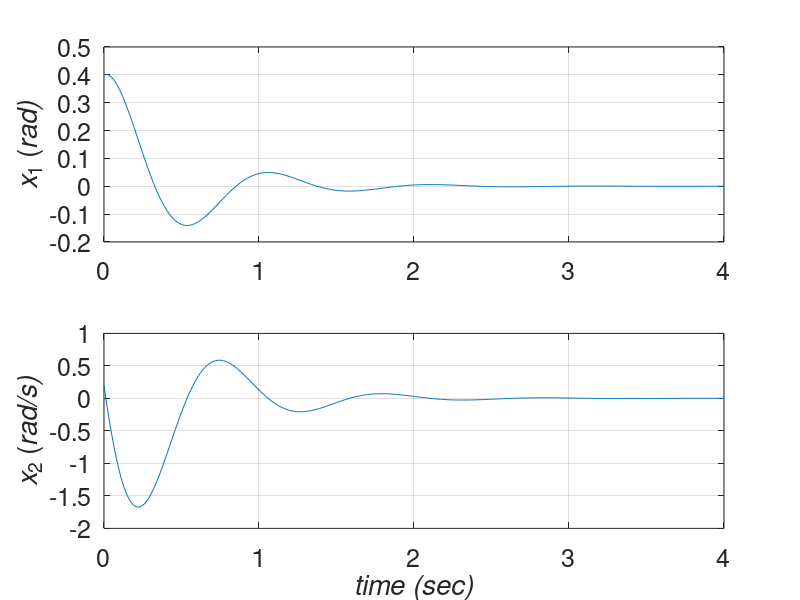

MATLAB code for this plot: (Note: this script raises an error after producing the figure.)
clear;
clc;

%%%%%%%%%%%%%%%%%%%%%%%%%%%%%%%%%%%%%%%%%
% Chapter 1
%%%%%%%%%%%%%%%%%%%%%%%%%%%%%%%%%%%%%%%%%
J = 1;
b = 4;
kR = 40;

A = [0 1; -kR/J -b/J];
B = [0; 1/J];
C = [1 0];
D = [0];

JbkR = ss(A, B, C, D);

JbkRtf = tf(JbkR);

JbkRzpk = zpk(JbkR);

[num, den] = tfdata(JbkR, 'v');

[z, p, k] = zpkdata(JbkR, 'v');

JbkRss = ss(JbkRtf);

%%%%%%%%%%%%%%%%%%%%%%%%%%%%%%%%%%%%%%%%%
% Chapter 2
%%%%%%%%%%%%%%%%%%%%%%%%%%%%%%%%%%%%%%%%%

t = [0:0.01:4];

U = [zeros(size(t))];

x0 = [0.4; 0.2];

CharPoly = poly(A);

Poles = roots(CharPoly);

Eigs0 = eig(A);

damp(A);

[Yo, t, Xo] = lsim(JbkR, U, t, x0);

Xo(101, :);

X1 = expm(A*1)*x0;

figure;
subplot(211), plot(t, Xo(:,1)); grid;
axis([0 4 -0.2 0.5]);
set(gca, 'FontSize', 18);
ylabel('{\itx}_1 (\itrad)');
subplot(212), plot(t, Xo(:, 2)); grid;
axis([0 4 -2 1]);
set(gca, 'FontSize', 18);
xlabel('\ittime (sec)');
ylabel('{\itx}_2 (\itrad/s)');


[Tdcf, E] = eig(A)

Adcf = inv(Tdcf)*A*Tdcf
Bdcf = inv(Tdcf)*B
Cdcf = C*Tdcf
Ddcf = D

[JbkRm, Tm] = canon(JbkR, 'modal');

Am = JbkRm.a
Bm = JbkRm.b
Cm = JbkRm.c
Dm = JbkRm.d
























